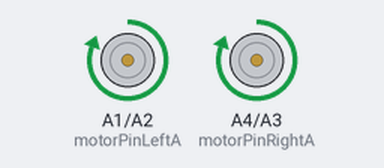
The sketch below on a simulated Arduino Uno, built with avr-gcc and run on an emulated ATmega328P. Parts: motor-driver pin pairs drawn as motors (green arrow = first pin HIGH = forward, orange = second pin HIGH = backward, longer = more drive, scaled by the enable pin).

Above: at 1.5 s.
At 4.5 s:
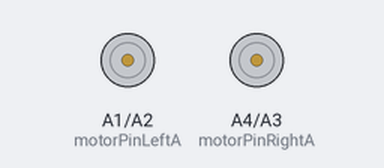
At 7.5 s:
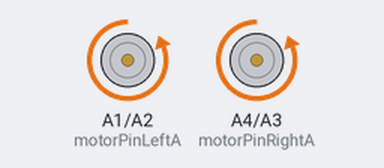
Timing chart, 0 to 11.7 s (numbered marks = the images above):
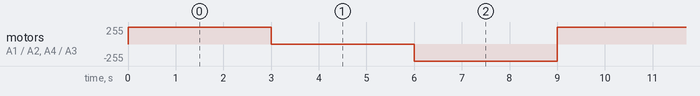

Measured:
- by itself, motor on A1 (motorPinLeftA) / A2 (motorPinLeftB), motor on A4 (motorPinRightA) / A3 (motorPinRightB): repeats every 9.0 s: stopped 3.0 s, backward 255/255 3.0 s, forward 255/255 3.0 s

The sketch:

sketch_nov09a.ino
```cpp
int motorPinRightA=A4;
int motorPinRightB=A3;
int motorPinRightpwm=11;

int motorPinLeftA=A1;
int motorPinLeftB=A2;
int motorPinLeftpwm=10 ;

void setup() {
  pinMode(motorPinRightA,OUTPUT);
  pinMode(motorPinRightB,OUTPUT);
  pinMode(motorPinLeftA,OUTPUT);
 pinMode(motorPinLeftB,OUTPUT);
}
void loop() {
 digitalWrite(motorPinLeftA,HIGH);
 digitalWrite(motorPinLeftB,LOW);
 analogWrite(motorPinLeftpwm,255);

 digitalWrite(motorPinRightA,HIGH);
 digitalWrite(motorPinRightB,LOW);
 analogWrite(motorPinRightpwm,255);
 delay(3000);
 //stop

 digitalWrite(motorPinLeftA,0);
 digitalWrite(motorPinLeftB,0);
 digitalWrite(motorPinLeftpwm,255);

 digitalWrite(motorPinRightA,0);
 digitalWrite(motorPinRightB,0);
 digitalWrite(motorPinRightpwm,255);
 delay(3000);
 //back
 digitalWrite(motorPinLeftA,0);
 digitalWrite(motorPinLeftB,1);
 digitalWrite(motorPinLeftpwm,255);

 digitalWrite(motorPinRightA,0);
 digitalWrite(motorPinRightB,1);
 digitalWrite(motorPinRightpwm,255);
 delay(3000);


}
```
